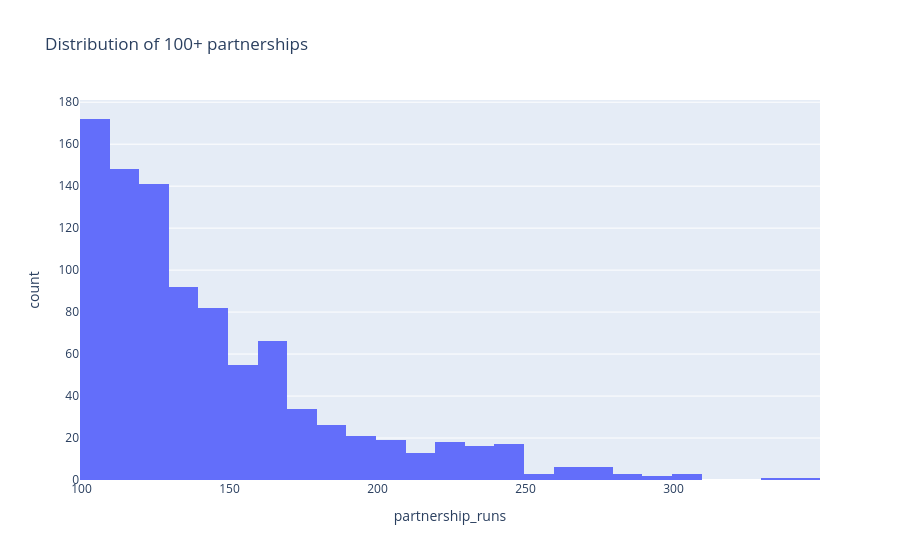

Notebook code for this chart:
### Markdown cell above
# Cell 6: partnerships

### Code cell
pr = q("q13")
fig = px.histogram(pr, x="partnership_runs", nbins=30,
                   title="Distribution of 100+ partnerships")
save(fig, "partnerships").show()

### Figure 1 — Plotly figure (JSON) as saved in the notebook; plotly's stock layout.template omitted (floating-point values rounded to 4 significant figures; data arrays with more than 128 entries replaced by an {"elided": "..."} marker saying what was removed)
{"data": [{"bingroup": "x", "hovertemplate": "partnership_runs=%{x}<br>count=%{y}<extra></extra>", "legendgroup": "", "marker": {"color": "#636efa", "pattern": {"shape": ""}}, "name": "", "nbinsx": 30, "orientation": "v", "showlegend": false, "type": "histogram", "x": {"elided": "945 int values"}, "xaxis": "x", "yaxis": "y"}], "layout": {"barmode": "relative", "legend": {"tracegroupgap": 0}, "title": {"text": "Distribution of 100+ partnerships"}, "xaxis": {"anchor": "y", "domain": [0, 1], "title": {"text": "partnership_runs"}}, "yaxis": {"anchor": "x", "domain": [0, 1], "title": {"text": "count"}}}}
